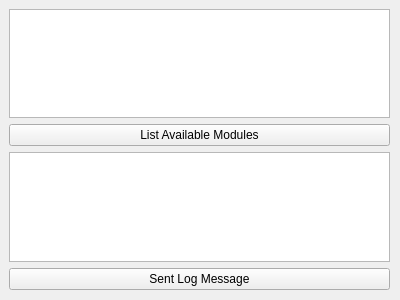
<?xml version="1.0" encoding="UTF-8"?>
<ui version="4.0">
 <class>Form</class>
 <widget class="QWidget" name="Form">
  <property name="geometry">
   <rect>
    <x>0</x>
    <y>0</y>
    <width>400</width>
    <height>300</height>
   </rect>
  </property>
  <property name="sizePolicy">
   <sizepolicy hsizetype="MinimumExpanding" vsizetype="MinimumExpanding">
    <horstretch>0</horstretch>
    <verstretch>0</verstretch>
   </sizepolicy>
  </property>
  <property name="minimumSize">
   <size>
    <width>400</width>
    <height>300</height>
   </size>
  </property>
  <property name="windowTitle">
   <string>Form</string>
  </property>
  <widget class="QWidget" name="verticalLayoutWidget">
   <property name="geometry">
    <rect>
     <x>9</x>
     <y>9</y>
     <width>381</width>
     <height>281</height>
    </rect>
   </property>
   <layout class="QVBoxLayout" name="verticalLayout">
    <property name="sizeConstraint">
     <enum>QLayout::SetMinimumSize</enum>
    </property>
    <item>
     <widget class="QTextBrowser" name="textBrowser">
      <property name="readOnly">
       <bool>false</bool>
      </property>
      <property name="acceptRichText">
       <bool>false</bool>
      </property>
      <property name="openLinks">
       <bool>false</bool>
      </property>
     </widget>
    </item>
    <item>
     <widget class="QPushButton" name="pushButton">
      <property name="text">
       <string>List Available Modules</string>
      </property>
     </widget>
    </item>
    <item>
     <widget class="QTextBrowser" name="logInput">
      <property name="readOnly">
       <bool>false</bool>
      </property>
     </widget>
    </item>
    <item>
     <widget class="QPushButton" name="pushButton_2">
      <property name="text">
       <string>Sent Log Message</string>
      </property>
     </widget>
    </item>
   </layout>
  </widget>
 </widget>
 <resources/>
 <connections/>
</ui>
